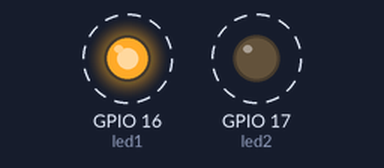
A program run on a simulated ESP32 board running MicroPython. On the bench: output pins drawn as LEDs (lit = HIGH). Dashed ring = blinking.

Above: at 0.1 s.
Timing chart, 0 to 3.0 s (numbered marks = the images above):
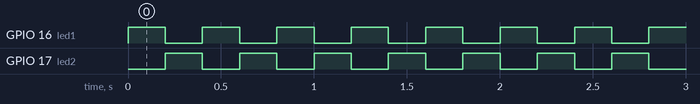

The program:

2.1led2.py
```python
from machine import Pin
from utime import sleep

while True:    # 循环语句
    led1=Pin(16,Pin.OUT)
    led2=Pin(17,Pin.OUT)
    led1.value(1)
    led2.value(0)
    sleep(0.2)
    led1.value(0)
    led2.value(1)
    sleep(0.2)
```

Measured:
- by itself, GPIO 16 (led1), GPIO 17 (led2): alternates HIGH for 0.20 s and LOW for 0.20 s
